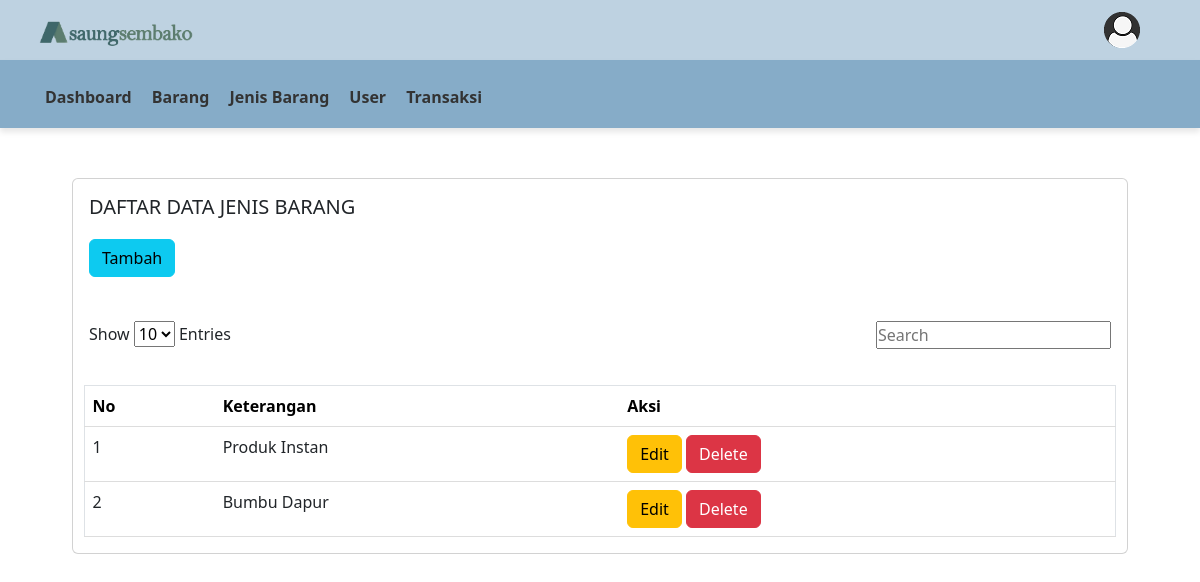
Before: /pemilik/index.php?page=jenis_barang (signed in) with the older database file.
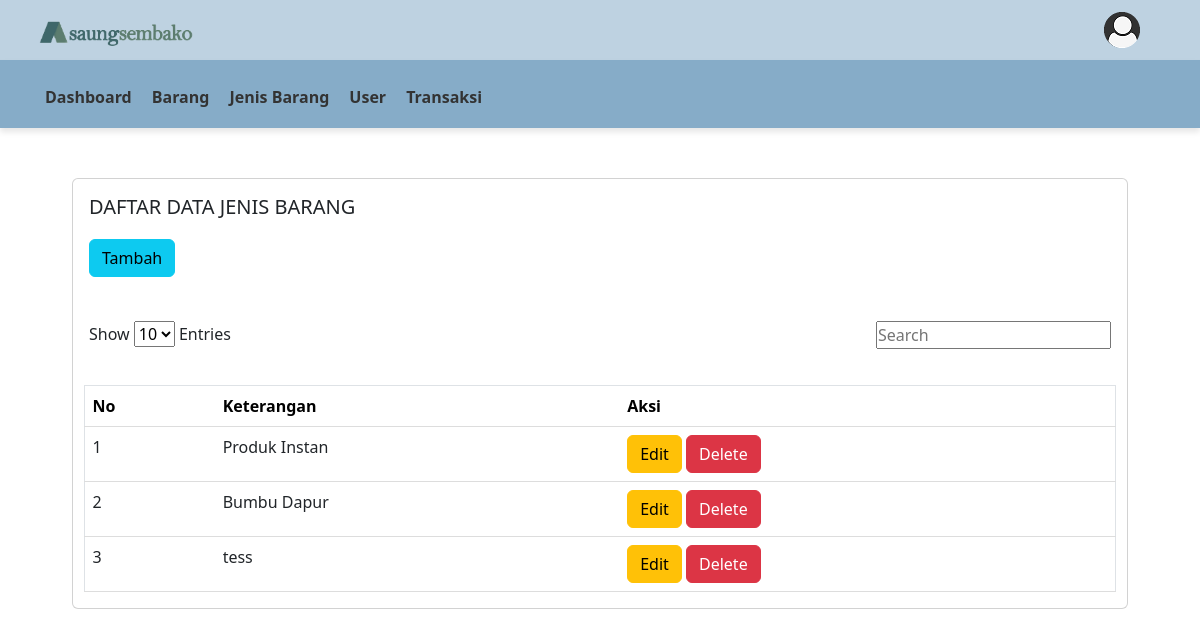
After: the same page with the newer database file.
### tables this page shows
CREATE TABLE `jenis_barang` (
  `ID_JENIS` int(11) NOT NULL,
  `KETERANGAN` varchar(64) NOT NULL
);

### pages/jenis_barang/tampil.php (the view, shortened to what this page needs)
<div class="row" style="width: 90%; margin: 0 auto; margin-top: 50px;">
   <div class="col-md-12">
      <div class="card m-b-30">
         <div class="card-body table-responsive" style="width: 100%">
            <h5 class="header-title" style="font-size: 20px; margin-bottom: 20px;">DAFTAR DATA JENIS BARANG</h5>
            <a href="?page=jenis_barang&aksi=tambah">
            <button type="button" class="btn btn-info"><i class="fas fa-plus"></i> Tambah</button>
            </a>
            <br><br>
            <div style="display: flex; justify-content: space-between; margin-bottom: 20px; margin-top: 20px;">
               <div>
                  <label for="entry-count-select" style="">Show</label>
                  <select id="entry-count-select" onchange="changeEntryCount()">
                     <option value="10">10</option>
                  </select>
                  <label for="entry-count-select">Entries</label>
               </div>
               <input type="text" id="search-input" onkeyup="searchTable()" placeholder="Search">
            </div>
         </div>
         <div>
            <table id="dataTables-example" class="table border" style="width: 98%">
               <thead>
                  <tr>
                     <th style="color: black;">No</th>
                     <th style="color: black;">Keterangan</th>
                     <th style="color: black;">Aksi</th>
                  </tr>
               </thead>
               <tbody>
                       <?php
                       include '../inc/koneksi.php';
								$sql = mysqli_query($koneksi, "SELECT * FROM `jenis_barang`") or die(mysqli_error($koneksi));
                     $no = 1;
                    	while($data = mysqli_fetch_assoc($sql)){
                     ?>
                  <tr>
                     <td><?php echo $no; ?></td>
                     <td><?php echo $data['KETERANGAN']; ?></td>
                     <td>
                        <a href="index.php?page=jenis_barang&aksi=edit&id=<?php echo $data['ID_JENIS'] ?>" class="btn btn-warning btn-xs"><i class="fas fa-edit"></i> Edit</a>
                        <a href="../pages/jenis_barang/hapus.php?ID_JENIS=<?php echo $data['ID_JENIS'] ?>" class="btn btn-danger tom" onclick="return confirm('Yakin ingin menghapus data ini?')"><i class="fas fa-trash"></i> Delete</a>
                    </td>
                  </tr>
                  <?php
                     $no++;
                     }
                     ?>
               </tbody>
            </table>
         </div>
      </div>
   </div>
</div>

Changed rows visible on the page:
added jenis_barang: KETERANGAN "tess"
